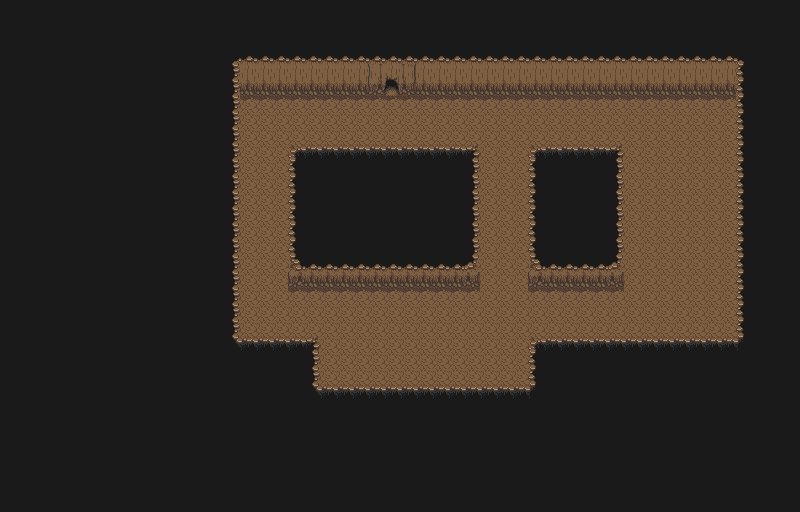

The image is a tile-based game level rendered from a .tmx file. Its description and source (layers, tilesets, objects; grid data summarised) follow:
An orthogonal 50x32 tile map with 16x16 px tiles, 3 tile layers (Base, Objects, Test), 2 tilesets and 30 objects (8x bat, 8x boss, skeleton, batFight, small).

<map version="1.9" tiledversion="1.9.2" orientation="orthogonal" renderorder="right-down" width="50" height="32" tilewidth="16" tileheight="16" infinite="0" nextlayerid="10" nextobjectid="161">
 <editorsettings>
  <export target="bossFight.lua" format="lua" />
 </editorsettings>
 <properties>
  <property name="dark" type="bool" value="true" />
 </properties>
 <tileset firstgid="1" name="overworld" tilewidth="16" tileheight="16" tilecount="1480" columns="40">
  <image source="_tilesets/overworld.png" width="640" height="592" />
 </tileset>
 <tileset firstgid="1481" name="cave" tilewidth="16" tileheight="16" tilecount="160" columns="16">
  <image source="_tilesets/cave.png" width="256" height="160" />
 </tileset>
 <layer id="1" name="Base" width="50" height="32">
  <data>[1600 cells, 1600 non-empty, 22 distinct tile ids]</data>
 </layer>
 <layer id="2" name="Objects" width="50" height="32">
  <data>[1600 cells, 64 non-empty, 2 distinct tile ids]</data>
 </layer>
 <objectgroup id="3" name="Walls">
  <object id="124" x="530.75" y="340.25" width="14.3333" height="62.3333" />
  <object id="134" x="321.333" y="386.333" width="209.333" height="15.8333" />
  <object id="135" x="545.583" y="340.083" width="206.333" height="15.8333" />
  <object id="136" x="306.333" y="340.833" width="14.3333" height="61.8333" />
  <object id="137" x="528.833" y="147.583" width="94.333" height="134.333" />
  <object id="138" x="289.084" y="147.333" width="190.833" height="139.333" />
  <object id="139" x="223.833" y="60.3333" width="14.3333" height="279.333" />
  <object id="140" x="223.834" y="340.583" width="82.833" height="15.8333" />
  <object id="141" x="238.333" y="60.3335" width="145.333" height="33.833" />
  <object id="142" x="400.833" y="61.5835" width="336.333" height="33.833" />
  <object id="143" x="736.833" y="62.5835" width="14.833" height="277.333" />
 </objectgroup>
 <objectgroup id="5" name="Loot" />
 <objectgroup id="6" name="Enemies">
  <object id="101" name="bat" x="683.75" y="207.167">
   <properties>
    <property name="form" type="int" value="1" />
   </properties>
   <point />
  </object>
  <object id="102" name="skeleton" x="263.747" y="217.714">
   <properties>
    <property name="form" type="int" value="1" />
   </properties>
   <point />
  </object>
  <object id="103" name="bat" x="502.084" y="322.083">
   <properties>
    <property name="form" type="int" value="1" />
   </properties>
   <point />
  </object>
  <object id="127" name="bat" x="487.333" y="128.667">
   <properties>
    <property name="form" type="int" value="1" />
   </properties>
   <point />
  </object>
  <object id="144" name="bat" x="571.5" y="330.5">
   <properties>
    <property name="form" type="int" value="1" />
   </properties>
   <point />
  </object>
  <object id="145" name="bat" x="503.25" y="254.25">
   <properties>
    <property name="form" type="int" value="1" />
   </properties>
   <point />
  </object>
  <object id="158" name="bat" x="573" y="131">
   <properties>
    <property name="form" type="int" value="1" />
   </properties>
   <point />
  </object>
  <object id="159" name="bat" x="322" y="127.75">
   <properties>
    <property name="form" type="int" value="1" />
   </properties>
   <point />
  </object>
  <object id="160" name="bat" x="395.75" y="126.75">
   <properties>
    <property name="form" type="int" value="1" />
   </properties>
   <point />
  </object>
 </objectgroup>
 <objectgroup id="9" name="Triggers">
  <object id="150" name="boss" class="boss" x="492.75" y="173.25" width="20.25" height="13.25" />
  <object id="151" name="boss" class="boss" x="541.625" y="120.375" width="20.25" height="13.25" />
  <object id="152" name="boss" class="boss" x="434.375" y="118.875" width="20.25" height="13.25" />
  <object id="153" name="boss" class="boss" x="291.375" y="117.875" width="20.25" height="13.25" />
  <object id="154" name="boss" class="boss" x="369.375" y="118.625" width="20.25" height="13.25" />
  <object id="155" name="boss" class="boss" x="327.625" y="117.875" width="20.25" height="13.25" />
  <object id="156" name="boss" class="boss" x="400.125" y="118.875" width="20.25" height="13.25" />
  <object id="157" name="boss" class="boss" x="492.125" y="119.875" width="20.25" height="13.25" />
 </objectgroup>
 <objectgroup id="7" name="Transitions">
  <object id="96" name="batFight" x="384.909" y="79.5758" width="16" height="16">
   <properties>
    <property name="destX" type="int" value="512" />
    <property name="destY" type="int" value="382" />
   </properties>
  </object>
 </objectgroup>
 <objectgroup id="8" name="Chests">
  <object id="120" name="test1" class="small" x="496.571" y="352.495" width="16" height="16" />
 </objectgroup>
 <layer id="4" name="Test" width="50" height="32">
  <data>[1600 cells, 0 non-empty, 0 distinct tile ids]</data>
 </layer>
</map>
